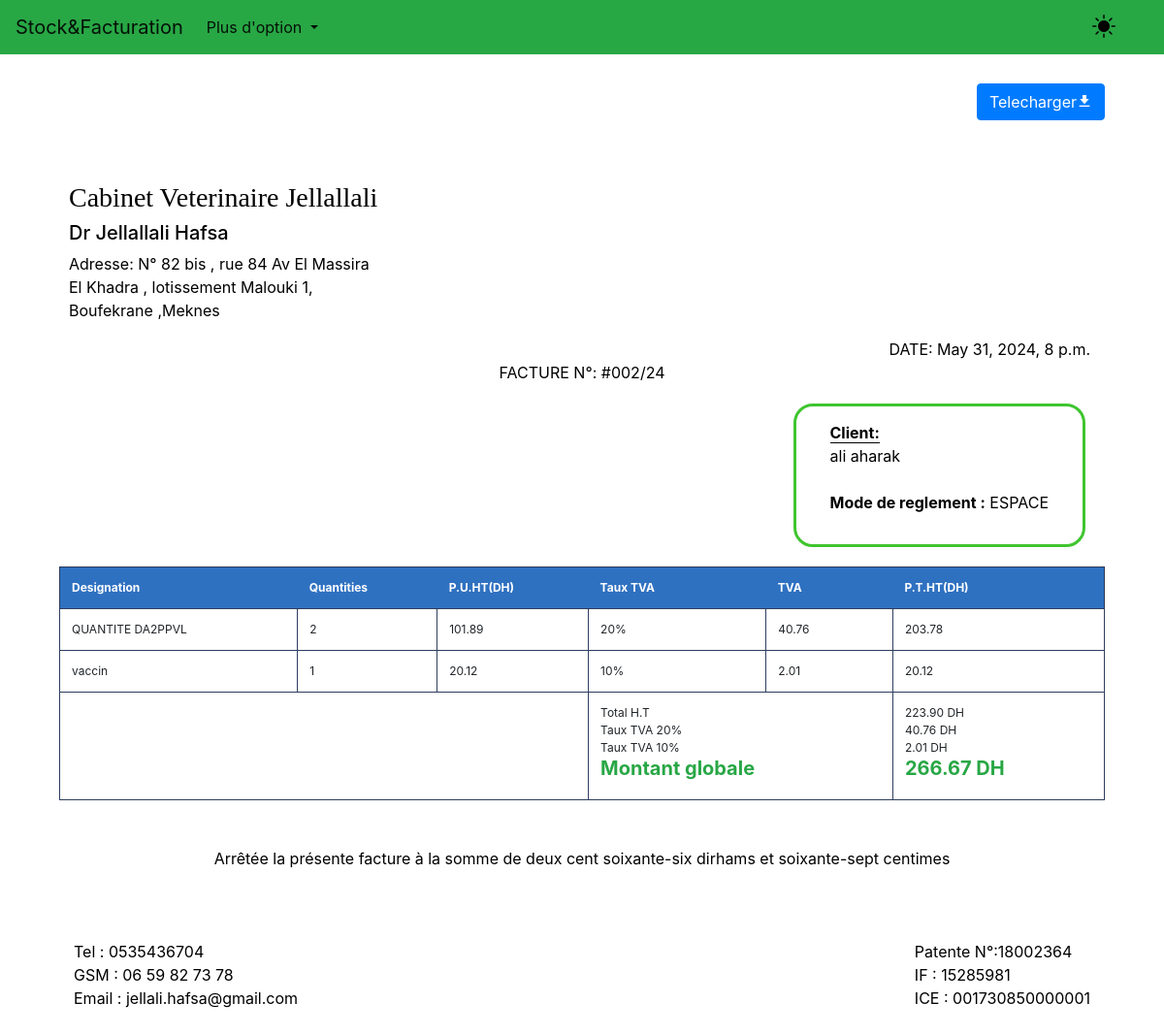
Screenshot of /facture/32 with the database file from the repository.
### app/models.py (models this page shows, shortened)
class Facture(models.Model):
     ModeType={
          ('C', _('CHEQUE')),
          ('E', _('ESPACE')),
     }
     client = models.CharField(max_length=132)
     Nemero = models.IntegerField()
     facture_date_time = models.DateTimeField(auto_now_add=True)
     total =  models.DecimalField(max_digits =10 , decimal_places=2)# Exemple avec 10 chiffres au maximum et 2 chiffres après la virgule
     last_update_date = models.DateTimeField(null = True, blank=True)
     paid = models.BooleanField(default=False)
     TTC = models.DecimalField(max_digits =10 , decimal_places=2)
     TYPE =  models.CharField(max_length=1, choices=ModeType)
     class Meta:
          verbose_name = "Facture"
          verbose_name_plural ="Factures"

class FactureProduct(models.Model):
     facture = models.ForeignKey(Facture, on_delete=models.CASCADE)
     produit = models.ForeignKey(Produit,on_delete=models.CASCADE)
     quantity_achat = models.IntegerField()
     price_finich = models.DecimalField(max_digits =10, decimal_places=2)
     total_a = models.DecimalField(max_digits =10, decimal_places=2)
     TTVA = models.IntegerField()
     TVA =  models.DecimalField(max_digits =10, decimal_places=2, )

class Produit(models.Model):
     category =models.TextField(max_length=100)
     name = models.TextField(max_length=32)
     quantity = models.IntegerField()
     price =  models.DecimalField(max_digits =10 , decimal_places=2)
     total = models.DecimalField(max_digits =10 , decimal_places=2)
     Important = models.BooleanField(default=False)
     class Meta:
          verbose_name ="Produit"
          verbose_name_plural ="Produits"

### app/views.py (the view)
# urls.py: path('facture/<int:pk>', views.InvoiceVisualizationView.as_view(), name="facture"),
class InvoiceVisualizationView(View):
    template_name = 'facture.html'
    annee = datetime.datetime.now()
    annee_actuelle = annee.strftime("%y")
    def get(self, request, *args, **kwargs):
        pk = kwargs.get('pk')
        context = get_facture(pk)
        context['annee'] = self.annee_actuelle
        return render(request, self.template_name,context)

### app/utils.py (called while the page is built)
def get_facture(pk):
    obj = Facture.objects.get(pk=pk)
    articles = FactureProduct.objects.filter(facture=pk)
    nombre = str(obj.TTC)
    parties = nombre.split('.')
    lettres_entier = num2words(parties[0], lang='fr')
    lettres_decimal = num2words(parties[1], lang='fr')
    context = {
        'obj': obj,
        'articles': articles,
        'lettres_entier':lettres_entier,
        'lettres_decimal':lettres_decimal,
    }
    return context

### app/templates/facture.html (shortened to what this page needs)
{% extends "index.html" %}
{% load static %}
{% block content %}
<link rel="stylesheet" href="{% static 'css/style.css'%}">
<div class="container">
    <div class="row gutters">
    	<div class="col-xl-12 col-lg-12 col-md-12 col-sm-12 col-12">
    		<div class="card " style="border-color:#ffff;" >
    			<div class="card-body p-0">
    				<div class="invoice-container">
    					<div class="invoice-header">
    						<div class="row gutters">
    							<div class="col-xl-12 col-lg-12 col-md-12 col-sm-12">
    								<div class="custom-actions-btns mb-5" style="text-align: right;" >
    									<a href="{% url 'facture-pdf' pk=obj.pk %}" class="btn btn-primary">
    										 Telecharger<i class='bx bxs-download'></i>
    									</a>
    								</div>
    							</div>
    						</div>
                                <div class="row gutters">
                                    <div class="col-xl-12 col-lg-12 col-md-12 col-sm-12">
                                        <div class="invoice-logo" style="margin: 10px;">
                                           <h3 style="font-family: serif;">Cabinet Veterinaire Jellallali</h3>
                                           <h5>Dr Jellallali Hafsa</h5>
                                           <p>Adresse: N° 82 bis , rue 84 Av El Massira<br>
                                              El Khadra , lotissement Malouki 1,<br>
                                              Boufekrane ,Meknes</p>
                                           </div>
                                    </div>
                                </div>
                                 <div class="col-xl-12 col-lg-12 col-md-12 col-sm-12 col-12">
                                    <div class="">
                                        <div class="invoice-num">
                                            <div style="text-align: right;"><span style="font-weight: inherit;">DATE:  {{obj.facture_date_time}}</span></div>
                                            <div class="text-center"><span style="font-weight: inherit;">FACTURE N°: #00{{obj.Nemero}}/{{annee}}</span></div>
                                        </div>
                                    </div>
                                </div>
                                <div class="row gutters">
                                    <div class="col-xl-12 col-lg-12 col-md-12 col-sm-12 col-12">
                                        <div class="invoice-details ">
                                            <address class="container">
                                               <span style="font-weight: bold;border-bottom: 1px solid;">Client:</span><br> {{obj.client}}
                                               <br><br>
                                              <div> <span style="font-weight: bold;">Mode de reglement :</span> {{ obj.get_TYPE_display }}</div>
                                            </address>
                                        </div>
                                    </div>
                                </div>
                    </div>
                    <div class="invoice-body">
                        <div class="row gutters">
                            <div class="col-lg-12 col-md-12 col-sm-12">
                                <div class="table-responsive">
                                    <table class="table custom-table m-0">
                                        <thead>
                                            <tr>
                                                <th colspan="2">Designation</th>
                                                <th>Quantities</th>
                                                <th>P.U.HT(DH)</th>
                                                <th>Taux TVA</th>
                                                <th>TVA</th>
                                                <th>P.T.HT(DH)</th>
                                            </tr>
                                        </thead>
                                        <tbody>
                                          {% for article in articles %}
                                            <tr>
                                                <td colspan="2">
                                                    {{ article.produit.name}}
                                                </td>
                                                <td>
                                                    {{ article.quantity_achat}}
                                                </td>
                                                <td>
                                                    {{ article.price_finich }}
                                                </td>
                                                <td>
                                                    {{ article.TTVA }}%
                                                </td>
                                                <td>
                                                    {{ article.TVA }}
                                                </td>
                                                <td>
                                                    {{ article.total_a }}
                                                </td>
                                            </tr>
                                           {% endfor %}
                                            <tr>
                                                <td colspan="4"></td>
                                                <td colspan="2">
                                                    <h7>Total H.T</h7><br>
                                                    {% for article in articles %}
                                                       Taux TVA  {{article.TTVA}}%<br>
                                                    {% endfor %}
                                                       <h5 class="text-success"><strong>Montant globale <br> </strong></h5>
                                                    </td>
                                                    <td>
                                                    <h7>{{obj.total}} DH</h7><br>
                                                    {% for article in articles %}
                                                         {{article.TVA}} DH<br>
                                                         {% endfor %}
                                                         <h5 class="text-success"><strong> {{obj.TTC}} DH<br> </strong></h5>
                                                   </td>
                                                   </tr>
                                        </tbody>
                                    </table>
                                </div>
                            </div>
                        </div>
    					</div>
                          <br><br>
    					<div class="invoice-footer text-center">
                            Arrêtée la présente facture à la somme de {{lettres_entier}} dirhams et {{lettres_decimal}} centimes
    					</div>
    				</div>
                    <br><br><br>
               <div class="col-xl-12 col-lg-12 col-md-12 col-sm-12 col-12">
                <Footer class="footer">
                <div>Tel : 0535436704 <br>
                     GSM : 06 59 82 73 78 <br>
                     Email : jellali.hafsa@gmail.com </div>
                <div>Patente N°:18002364 <br>
                     IF : 15285981 <br>
                     ICE : 001730850000001 <br>
                </div>
            </Footer>
        </div>
        <br><br>
    			</div>
    		</div>
            <br>
    	</div>
    </div>
</div>
{% endblock content %}

### static/css/style.css (style rules this page uses)
table th { color: #70a0ff; }
.invoice-logo { margin: 7px; }
.invoice-details { text-align: right; }

### app/templates/facture.html (style rules this page uses)
.invoice-logo { margin: 7px; }
.invoice-details { float: right; clear: both; padding: 15px 20px; margin: 20px; border: 3px solid rgb(63, 197, 47); border-radius: 20px; }
.container { text-align: left; }
.custom-table { border: 1px solid #2b3958; }
.custom-table thead { background: #2f71c1; }
.custom-table thead th { border: 0; color: #ffffff; }
.custom-table > tbody td { border: 1px solid #2e3d5f; }
.table { font-size: .75rem; margin: 0 10px; }
.custom-actions-btns { margin: auto; display: flex; justify-content: flex-end; }
.custom-actions-btns .btn { margin: .3rem 0 .3rem .3rem; }
.footer { display: flex; justify-content: space-between; }

### rows the page displays
Facture: facture_date_time "May 31, 2024, 8 p.m.", Nemero "2", client "ali aharak", TYPE "ESPACE", total "223.90", TTC "266.67"
FactureProduct: produit.name "QUANTITE DA2PPVL", quantity_achat "2", price_finich "101.89", TTVA "20", TVA "40.76", total_a "203.78"
FactureProduct: produit.name "vaccin", quantity_achat "1", price_finich "20.12", TTVA "10", TVA "2.01", total_a "20.12"

### other values shown
{{ annee }} "24"
{{ lettres_entier }} "deux cent soixante-six"
{{ lettres_decimal }} "soixante-sept"
